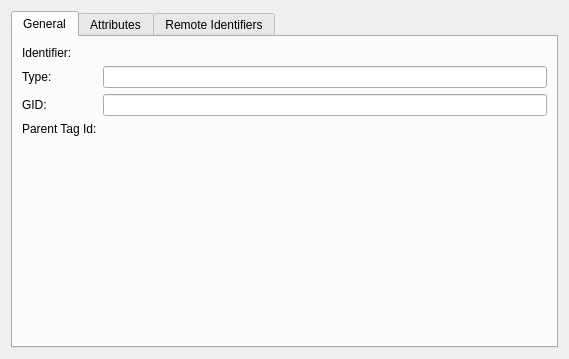
<?xml version="1.0" encoding="UTF-8"?>
<ui version="4.0">
 <class>TagPropertiesDialog</class>
 <widget class="QWidget" name="TagPropertiesDialog">
  <property name="geometry">
   <rect>
    <x>0</x>
    <y>0</y>
    <width>569</width>
    <height>359</height>
   </rect>
  </property>
  <property name="windowTitle">
   <string>Form</string>
  </property>
  <layout class="QGridLayout" name="gridLayout">
   <item row="0" column="1">
    <widget class="QTabWidget" name="tabWidget">
     <property name="currentIndex">
      <number>0</number>
     </property>
     <widget class="QWidget" name="generalTab">
      <attribute name="title">
       <string>General</string>
      </attribute>
      <layout class="QFormLayout" name="formLayout">
       <item row="1" column="0">
        <widget class="QLabel" name="idLabelBuddy">
         <property name="text">
          <string>Identifier:</string>
         </property>
        </widget>
       </item>
       <item row="1" column="1">
        <widget class="QLabel" name="idLabel">
         <property name="text">
          <string/>
         </property>
        </widget>
       </item>
       <item row="3" column="0">
        <widget class="QLabel" name="label_2">
         <property name="text">
          <string>GID:</string>
         </property>
        </widget>
       </item>
       <item row="3" column="1">
        <widget class="KLineEdit" name="gidEdit"/>
       </item>
       <item row="4" column="0">
        <widget class="QLabel" name="parentIdLabelBuddy">
         <property name="text">
          <string>Parent Tag Id:</string>
         </property>
        </widget>
       </item>
       <item row="4" column="1">
        <widget class="QLabel" name="parentIdLabel">
         <property name="text">
          <string/>
         </property>
        </widget>
       </item>
       <item row="2" column="0">
        <widget class="QLabel" name="label_4">
         <property name="text">
          <string>Type:</string>
         </property>
        </widget>
       </item>
       <item row="2" column="1">
        <widget class="KLineEdit" name="typeEdit"/>
       </item>
      </layout>
     </widget>
     <widget class="QWidget" name="attributesTab">
      <attribute name="title">
       <string>Attributes</string>
      </attribute>
      <layout class="QGridLayout" name="gridLayout_2">
       <item row="1" column="0">
        <widget class="KLineEdit" name="newAttrEdit">
         <property name="clickMessage">
          <string>New Attribute</string>
         </property>
        </widget>
       </item>
       <item row="1" column="1">
        <widget class="KPushButton" name="addAttrButton">
         <property name="text">
          <string>&amp;Add</string>
         </property>
        </widget>
       </item>
       <item row="1" column="2">
        <widget class="KPushButton" name="deleteAttrButton">
         <property name="text">
          <string>&amp;Remove</string>
         </property>
        </widget>
       </item>
       <item row="0" column="0" colspan="3">
        <widget class="QTreeView" name="attrsView"/>
       </item>
      </layout>
     </widget>
     <widget class="QWidget" name="remoteIDsTab">
      <attribute name="title">
       <string>Remote Identifiers</string>
      </attribute>
      <layout class="QGridLayout" name="gridLayout_3" rowstretch="0,1,0,0,0">
       <item row="4" column="0">
        <widget class="KLineEdit" name="newRIDEdit"/>
       </item>
       <item row="4" column="2">
        <widget class="KPushButton" name="deleteRIDButton">
         <property name="text">
          <string>&amp;Remove</string>
         </property>
        </widget>
       </item>
       <item row="1" column="0" rowspan="3" colspan="3">
        <widget class="QTreeView" name="ridsView"/>
       </item>
       <item row="4" column="1">
        <widget class="KPushButton" name="addRIDButton">
         <property name="text">
          <string>&amp;Add</string>
         </property>
        </widget>
       </item>
       <item row="0" column="0">
        <widget class="QLabel" name="label_5">
         <property name="palette">
          <palette>
           <active>
            <colorrole role="WindowText">
             <brush brushstyle="SolidPattern">
              <color alpha="255">
               <red>255</red>
               <green>0</green>
               <blue>0</blue>
              </color>
             </brush>
            </colorrole>
            <colorrole role="Text">
             <brush brushstyle="SolidPattern">
              <color alpha="255">
               <red>255</red>
               <green>0</green>
               <blue>0</blue>
              </color>
             </brush>
            </colorrole>
            <colorrole role="ButtonText">
             <brush brushstyle="SolidPattern">
              <color alpha="255">
               <red>255</red>
               <green>0</green>
               <blue>0</blue>
              </color>
             </brush>
            </colorrole>
           </active>
           <inactive>
            <colorrole role="WindowText">
             <brush brushstyle="SolidPattern">
              <color alpha="255">
               <red>255</red>
               <green>0</green>
               <blue>0</blue>
              </color>
             </brush>
            </colorrole>
            <colorrole role="Text">
             <brush brushstyle="SolidPattern">
              <color alpha="255">
               <red>255</red>
               <green>0</green>
               <blue>0</blue>
              </color>
             </brush>
            </colorrole>
            <colorrole role="ButtonText">
             <brush brushstyle="SolidPattern">
              <color alpha="255">
               <red>255</red>
               <green>0</green>
               <blue>0</blue>
              </color>
             </brush>
            </colorrole>
           </inactive>
           <disabled>
            <colorrole role="WindowText">
             <brush brushstyle="SolidPattern">
              <color alpha="255">
               <red>96</red>
               <green>95</green>
               <blue>94</blue>
              </color>
             </brush>
            </colorrole>
            <colorrole role="Text">
             <brush brushstyle="SolidPattern">
              <color alpha="255">
               <red>83</red>
               <green>82</green>
               <blue>81</blue>
              </color>
             </brush>
            </colorrole>
            <colorrole role="ButtonText">
             <brush brushstyle="SolidPattern">
              <color alpha="255">
               <red>108</red>
               <green>106</green>
               <blue>105</blue>
              </color>
             </brush>
            </colorrole>
           </disabled>
          </palette>
         </property>
         <property name="font">
          <font>
           <weight>75</weight>
           <bold>true</bold>
          </font>
         </property>
         <property name="text">
          <string>Do not even think about changing anything in here!</string>
         </property>
        </widget>
       </item>
      </layout>
     </widget>
    </widget>
   </item>
  </layout>
 </widget>
 <customwidgets>
  <customwidget>
   <class>KLineEdit</class>
   <extends>QLineEdit</extends>
   <header>klineedit.h</header>
  </customwidget>
  <customwidget>
   <class>KPushButton</class>
   <extends>QPushButton</extends>
   <header>kpushbutton.h</header>
  </customwidget>
 </customwidgets>
 <resources/>
 <connections/>
</ui>
